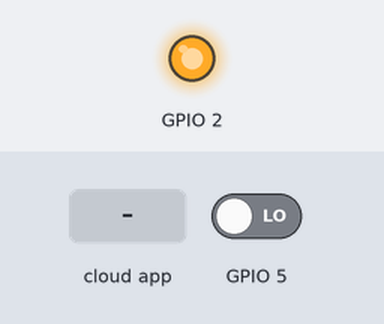
The sketch below on a simulated ESP8266 (NodeMCU). Shown: output pins drawn as LEDs (lit = HIGH). The inputs (shaded band) are chosen by the test bench; at power-on: GPIO 5 LOW.

Above: at 2.7 s.
2.8 s: the phone or cloud app sets 0 to 1
At 4.2 s:
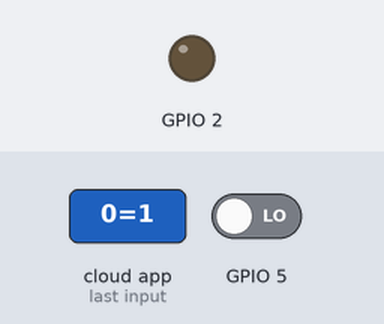
5.0 s: the phone or cloud app sets 0 to 0
At 6.9 s:
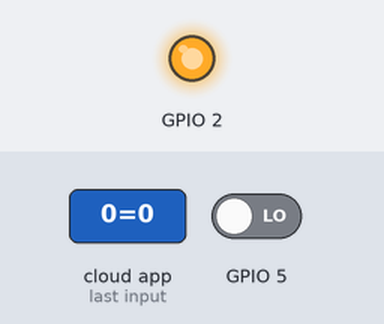
Timing chart, 0 to 8.4 s (numbered marks = the images above; inputs shaded):
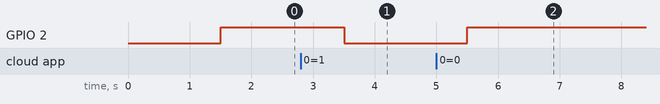

Measured:
- after the input at 2.8 s, GPIO 2: HIGH → LOW after 0.70 s
- after the input at 5.0 s, GPIO 2: LOW → HIGH after 0.50 s

The sketch:

push_button.ino
```cpp
// This example shows how to connect to Cayenne using an ESP8266 and send/receive sample data.
// Make sure you install the ESP8266 Board Package via the Arduino IDE Board Manager and select the correct ESP8266 board before compiling.

#define CAYENNE_DEBUG
#define CAYENNE_PRINT Serial
#include <CayenneMQTTESP8266.h>

// WiFi network info.
char ssid[] = "ASUS_X00TD";
char wifiPassword[] = "biscuitppp";

// Cayenne authentication info. This should be obtained from the Cayenne Dashboard.
char username[] = "329c1160-dbd4-11ea-883c-638d8ce4c23d";
char password[] = "d05a55ff15cc392dfb9ce76cf9595f29b8001fb1";
char clientID[] = "0a8a2f30-e7b0-11ea-b767-3f1a8f1211ba";

int obst = HIGH;

void setup()
{
  Cayenne.begin(username, password, clientID, ssid, wifiPassword);
  pinMode(2, OUTPUT);
  digitalWrite(2, HIGH);
  pinMode(5, INPUT);
}

void loop()
{
  Cayenne.loop();

  obst = digitalRead(5);
  if(obst==HIGH)
  {
    Cayenne.virtualWrite(1,obst,"digital_sensor","d");
  }
  else
  {
    Cayenne.virtualWrite(1,obst,"digital_sensor","d");
  }
}

CAYENNE_IN(0)
{
  digitalWrite(2, !getValue.asInt());


}
```
